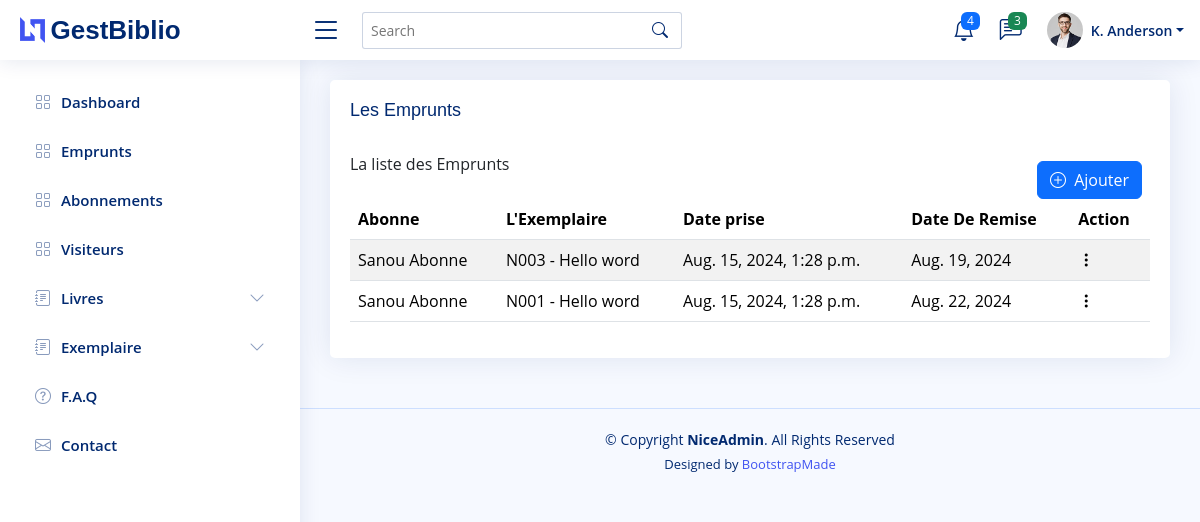
Screenshot of /emprunt/ with the database file from the repository.
### emprunt/models.py (models this page shows, shortened)
class Emprunt(models.Model):
    exemplaire = models.ForeignKey(BookInstance, on_delete=models.CASCADE)
    abonne = models.ForeignKey(Abonne, on_delete=models.CASCADE)
    nb_jours = models.IntegerField(default=7)
    biblio = models.ForeignKey(Bibliothecaire,on_delete=models.CASCADE,null=True)
    created_at = models.DateTimeField(auto_now_add=True)
    remise_date = models.DateField(auto_now=False, auto_now_add=False,null=True)
    return_at = models.DateTimeField(auto_now=False, auto_now_add=False,null=True)
    class Meta:
        verbose_name = 'Emprunt'
        verbose_name_plural = 'Emprunts'

### util/models.py (models this page shows, shortened)
class Abonne(models.Model):
    nom = models.CharField(max_length=50)
    prenom = models.CharField(max_length=50)
    numero = models.CharField(max_length=10,unique=True,null=False)
    filiere = models.CharField(max_length=100)
    is_professeur = models.BooleanField(default=False)
    is_etudiant = models.BooleanField(default=False)
    email = models.EmailField(null=False)
    biblio = models.ForeignKey(Bibliothecaire,on_delete=models.CASCADE)
    photo = models.ImageField(null = False)
    bibliotheque = models.ForeignKey(Bibliotheque,on_delete=models.CASCADE)
    date_creation = models.DateTimeField(auto_now_add=True)

### livre/models.py (models this page shows, shortened)
class BookInstance(models.Model):
    STATUT = {
        ('Disponible','Disponible'),
        ('Emprunter','Emprunter'),
        ('Maintenance','Maintenance'),
        ('Endommager','Endommager'),
    }
    code = models.CharField(max_length=12)
    book = models.ForeignKey(Book,on_delete=models.CASCADE)
    section = models.ForeignKey(Section,null=True,on_delete=models.SET_NULL)
    statut = models.CharField(max_length=12,choices=STATUT,blank=True,default='Maintenance')
    bibliotheque = models.ForeignKey(Bibliotheque,on_delete=models.CASCADE,null=True)
    created_at = models.DateTimeField(auto_now=True)
    class Meta:
        verbose_name = 'BookInstance'
        verbose_name_plural = 'BookInstances'

class Book(models.Model):
    cote = models.CharField(max_length=12,primary_key=True)
    isbn = models.CharField(max_length=20,null=True)
    title = models.CharField(max_length=100)
    desciption = models.TextField(blank=True)
    authors = models.ManyToManyField(Author)
    dicipline = models.ForeignKey(Dicipline,on_delete=models.CASCADE)
    maison_edition = models.ForeignKey(MaisonEdition,on_delete=models.SET_NULL,null=True)
    published_at = models.DateField()
    created_at = models.DateTimeField(auto_now=True)
    class Meta:
        verbose_name = 'Livre'
        verbose_name_plural = 'Livres'

### emprunt/views.py (the view)
# urls.py: path('', index_emprunt,name="emprunt-index" ),
def index_emprunt(request):
    bibliotheque = Bibliothecaire.objects.all()[0].bibliotheque
    emprunts = Emprunt.objects.filter(exemplaire__statut='Emprunter',return_at__isnull=True,biblio__bibliotheque=bibliotheque)
    context = {
        'emprunts':emprunts,
    }
    return render(request, 'emprunt/liste-emprunt.html', context)

### templates/emprunt/liste-emprunt.html (shortened to what this page needs)
{% extends 'layout.html' %}
{% load static %}
{% load component_tags %}
{% block content %}
<section class="section">
    <div class="row">
      <div class="col-lg-12">
        <div class="card">
          <div class="card-body">
            <h5 class="card-title">Les Emprunts</h5>
            <div class="d-flex justify-content-between align-items-center" >
                <p> La liste des Emprunts</p>
                <div class="pt-3 px-2">
                    <a href="{% url 'emprunt-create' %}" type="button" class="btn btn-primary"  >
                         <i class="bi bi-plus-circle me-1"></i>
                        Ajouter
                    </a>
                </div>
            </div>
            <table class="table datatable table-striped">
              <thead>
                <tr>
                  <th scope="col">Abonne</th>
                  <th>L'Exemplaire</th>
                  <th>Date prise</th>
                  <th>Date De Remise</th>
                  <th>Action</th>
                </tr>
              </thead>
              <tbody>
                {% for emprunt in emprunts %}
                <tr class="align-items-center">
                    <td>{{ emprunt.abonne.nom}} {{ emprunt.abonne.prenom}}</td>
                    <td>{{ emprunt.exemplaire.code|default_if_none:'-' }} - {{ emprunt.exemplaire.book.title }}</td>
                    <td>
                        {{ emprunt.created_at|default_if_none:'-' }}
                    </td>
                    <td>
                        {{ emprunt.remise_date|default_if_none:'-' }}
                    </td>
                    <td>
                        <a class="nav-link nav-profile d-flex align-items-center pe-0" href="#" data-bs-toggle="dropdown">
                            <i class="bi bi-three-dots-vertical"></i>
                          </a>
                    </td>
                  </tr>
                {% endfor %}
              </tbody>
            </table>
          </div>
        </div>
      </div>
    </div>
  </section>
{% endblock content %}

### static/assets/css/style.css (style rules this page uses)
:root { scroll-behavior: smooth; }
body { font-family: "Open Sans", sans-serif; background: #f6f9ff; color: #444444; }
a { color: #4154f1; text-decoration: none; }
h1, h2, h3, h4, h5, h6 { font-family: "Nunito", sans-serif; }
.card { margin-bottom: 30px; border: none; border-radius: 5px; box-shadow: 0px 0 30px rgba(1, 41, 112, 0.1); }
.card-title { padding: 20px 0 15px 0; font-size: 18px; font-weight: 500; color: #012970; font-family: "Poppins", sans-serif; }
.card-body { padding: 0 20px 20px 20px; }

### rows the page displays
Emprunt: abonne.nom "Sanou", abonne.prenom "Abonne", exemplaire.code "N003", exemplaire.book "Hello word", created_at "Aug. 15, 2024, 1:28 p.m.", remise_date "Aug. 19, 2024"
Emprunt: abonne.nom "Sanou", abonne.prenom "Abonne", exemplaire.code "N001", exemplaire.book "Hello word", created_at "Aug. 15, 2024, 1:28 p.m.", remise_date "Aug. 22, 2024"
